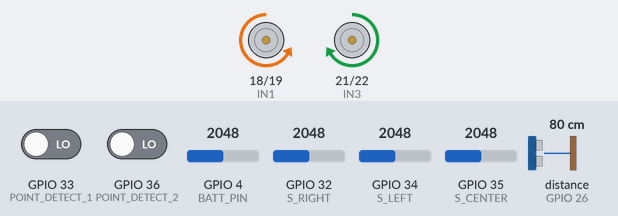
The sketch below on a simulated ESP32. Shown: motor-driver pin pairs drawn as motors (green arrow = first pin HIGH = forward, orange = second pin HIGH = backward, longer = more drive, scaled by the enable pin). Wiring (inferred from the names in the program): ultrasonic range finder: trigger GPIO 25; echo GPIO 26. The test bench sets the inputs (shaded band); at power-on: GPIO 32 (S_RIGHT) = 2048, distance to the obstacle (sensor on GPIO 26) 80 cm, GPIO 4 (BATT_PIN) = 2048, GPIO 33 (POINT_DETECT_1) LOW, GPIO 34 (S_LEFT) = 2048, GPIO 35 (S_CENTER) = 2048, GPIO 36 (POINT_DETECT_2) LOW. The echo pulse lasts 58.3 µs per cm; WiFi joins after 1.5 s; servers stay silent unless stated; what the sketch prints to the serial monitor is not drawn.

Above: at 3.8 s.
3.9 s: GPIO 32 (S_RIGHT) set to 1963
At 4.2 s:
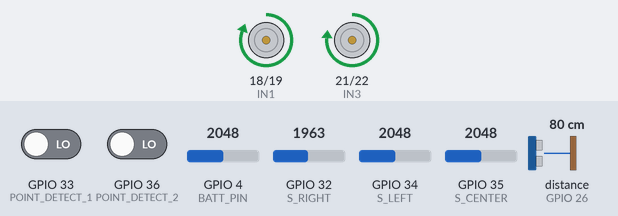
5.4 s: GPIO 32 (S_RIGHT) set to 2040
At 6.8 s:
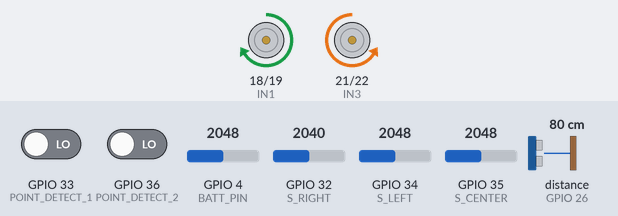
7.1 s: distance to the obstacle (sensor on GPIO 26) set to 23 cm
8.6 s: distance to the obstacle (sensor on GPIO 26) set to 18 cm
At 9.9 s:
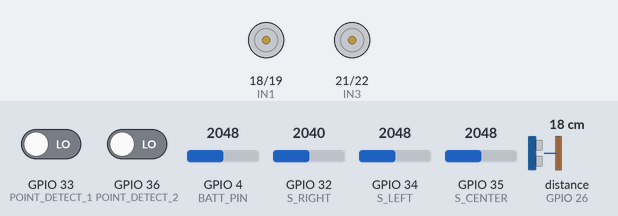
Timing chart, 0 to 11.6 s (numbered marks = the images above; inputs shaded):
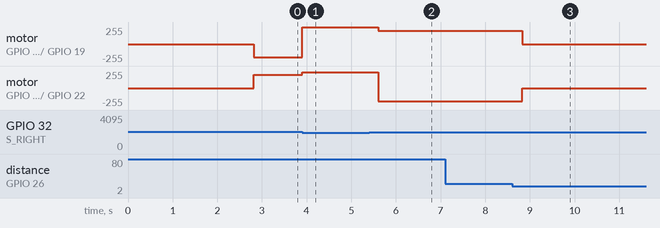

The sketch:

Motionbinfinal.ino
```cpp
// ===================================================================
// SMART MOTION BIN - ESP32 LINE FOLLOWER WITH FIREBASE INTEGRATION
// ===================================================================
// Integrates with:
// - Firebase Realtime Database (motion-bin)
// - Web Dashboard (Real-time sync)
// - PID Line Following
// - Point/Marker Detection
// - Obstacle Avoidance
// ===================================================================
#include <WiFi.h>
#include <HTTPClient.h>
#include <WiFiClientSecure.h>
#include <Firebase_ESP_Client.h>
#include <time.h>

// ===== Wi-Fi CREDENTIALS =====
const char* ssid = "Inuwa's A16";
const char* password = "rrrrrrrr";

// ===== FIREBASE CONFIGURATION =====
#define FIREBASE_HOST "https://motion-bin-default-rtdb.firebaseio.com"
#define API_KEY "AIzaSyD9z1HOU7BTJqXFiuDuo05T1ppxjOlH_Vk"

FirebaseData fbdo;
FirebaseConfig config;
FirebaseAuth auth;

// ===== SENSOR PINS (LINE FOLLOWING - 3 IR) =====
const int S_LEFT   = 34;
const int S_CENTER = 35;
const int S_RIGHT  = 32;

// ===== POINT DETECTION PINS (2 IR sensors for marker detection) =====
const int POINT_DETECT_1 = 33;  // Point detection sensor 1
const int POINT_DETECT_2 = 36;  // Point detection sensor 2

// ===== ULTRASONIC PINS (OBSTACLE) =====
const int TRIG_PIN = 25;
const int ECHO_PIN = 26;

// ===== BATTERY MONITORING =====
const int BATT_PIN = 4;  // ADC pin for battery voltage
const float BATT_MAX_V = 4.2;  // Max voltage (2S LiPo)
const float BATT_MIN_V = 3.0;  // Min voltage (2S LiPo)

// ===== MOTOR PINS =====
// Right Motor
const int IN1 = 18;
const int IN2 = 19;
const int ENA = 5;

// Left Motor
const int IN3 = 21;
const int IN4 = 22;
const int ENB = 23;

// ===== PWM SETTINGS =====
const int PWM_R = 0;
const int PWM_L = 1;
const int freq = 20000;
const int resolution = 8;

// ===== PID PARAMETERS =====
float Kp = 22;
float Ki = 0;
float Kd = 10;

float error = 0;
float previousError = 0;
float integral = 0;

// ===== SPEED PARAMETERS =====
int baseSpeed = 240;
int maxSpeed  = 255;
int minSpeed  = 240;
int threshold = 2000;
int pivotSpeed = 200;

// ===== OBSTACLE SETTINGS =====
int safeDistance = 20;  // cm

// ===== LOCATION SYSTEM =====
enum Location { START, POINT_1, POINT_2, POINT_3, MOVING, UNKNOWN };
Location currentLocation = START;
Location targetLocation = START;
Location lastLocation = START;

const char* locationNames[] = {"Start", "Point 1", "Point 2", "Point 3", "Moving", "Unknown"};

// ===== TIMING =====
unsigned long lastFirebaseUpdate = 0;
const unsigned long FIREBASE_UPDATE_INTERVAL = 1000;  // Update Firebase every 1 second
unsigned long lastDistanceCheck = 0;
const unsigned long DISTANCE_CHECK_INTERVAL = 200;  // Check distance every 200ms

// ===== OBSTACLE STATE =====
bool obstacleDetected = false;
bool lastObstacleState = false;

// ===== FUNCTION DECLARATIONS =====
void setupWiFi();
void setupFirebase();
void readSensors();
void updateFirebase();
void readFirebaseCommand();
void runPID();
void moveMotors(int rightSpeed, int leftSpeed);
void pivotLeft();
void pivotRight();
void stopMotors();
int getDistance();
int getBatteryPercent();
bool checkPointDetection();
void updateLocation();
void logToFirebase(const char* message);

// ===================================================================
// SETUP
// ===================================================================
void setup() {
  Serial.begin(115200);
  delay(1000);

  Serial.println("\n\n========================================");
  Serial.println("🚀 SMART MOTION BIN - STARTING");
  Serial.println("========================================");

  // Initialize pins
  pinMode(IN1, OUTPUT);
  pinMode(IN2, OUTPUT);
  pinMode(IN3, OUTPUT);
  pinMode(IN4, OUTPUT);
  pinMode(TRIG_PIN, OUTPUT);
  pinMode(ECHO_PIN, INPUT);
  pinMode(BATT_PIN, INPUT);

  // PWM setup
  ledcAttach(ENA, freq, resolution);
  ledcAttach(ENB, freq, resolution);

  // Initialize subsystems
  setupWiFi();
  setupFirebase();

  logToFirebase("System initialized. Dashboard connected.");
  Serial.println("✅ Setup complete!");
}

// ===================================================================
// MAIN LOOP
// ===================================================================
void loop() {
  // Keep Firebase connected
  if (!Firebase.ready()) {
    Serial.println("❌ Firebase disconnected!");
    setupFirebase();
    return;
  }

  // Read command from web dashboard
  readFirebaseCommand();

  // Read all sensors
  readSensors();

  // Check for obstacles
  if (millis() - lastDistanceCheck >= DISTANCE_CHECK_INTERVAL) {
    int distance = getDistance();
    obstacleDetected = (distance > 0 && distance < safeDistance);

    // Log obstacle state changes
    if (obstacleDetected != lastObstacleState) {
      lastObstacleState = obstacleDetected;
      if (obstacleDetected) {
        Serial.print("🚧 Obstacle detected: ");
        Serial.print(distance);
        Serial.println(" cm");
        logToFirebase("Obstacle detected. Stopped.");
      } else {
        Serial.println("✅ Obstacle cleared");
        logToFirebase("Obstacle cleared. Resuming.");
      }
    }
    lastDistanceCheck = millis();
  }

  // ===== OBSTACLE MODE =====
  if (obstacleDetected) {
    stopMotors();
    currentLocation = MOVING;
  }
  // ===== NORMAL LINE FOLLOWING =====
  else {
    runPID();
  }

  // Update Firebase (send sensor data to web dashboard)
  if (millis() - lastFirebaseUpdate >= FIREBASE_UPDATE_INTERVAL) {
    updateFirebase();
    lastFirebaseUpdate = millis();
  }

  delay(1);
}

// ===================================================================
// WiFi SETUP
// ===================================================================
void setupWiFi() {
  Serial.print("📡 Connecting to WiFi: ");
  Serial.println(ssid);

  WiFi.mode(WIFI_STA);
  WiFi.begin(ssid, password);

  int attempts = 0;
  while (WiFi.status() != WL_CONNECTED && attempts < 20) {
    delay(500);
    Serial.print(".");
    attempts++;
  }

  if (WiFi.status() == WL_CONNECTED) {
    Serial.println("\n✅ WiFi Connected!");
    Serial.print("IP: ");
    Serial.println(WiFi.localIP());
  } else {
    Serial.println("\n❌ WiFi Failed - Operating in offline mode");
  }
}

// ===================================================================
// FIREBASE SETUP
// ===================================================================
void setupFirebase() {
  Serial.println("🔥 Initializing Firebase...");

  config.database_url = FIREBASE_HOST;
  config.api_key = API_KEY;

  config.signer.test_mode = true;   // ✅ ADD THIS LINE

  Firebase.begin(&config, &auth);
  Firebase.reconnectNetwork(true);

  // Wait for Firebase to connect
  int attempts = 0;
  while (!Firebase.ready() && attempts < 20) {
    delay(500);
    Serial.print(".");
    attempts++;
  }

  if (Firebase.ready()) {
    Serial.println("\n✅ Firebase Connected!");
  } else {
    Serial.println("\n⚠ Firebase initialization incomplete (network may be slow)");
  }
}

// ===================================================================
// READ FIREBASE COMMAND (target location from web dashboard)
// ===================================================================
void readFirebaseCommand() {
  if (Firebase.RTDB.getJSON(&fbdo, "/bin_commands/target_location")) {
    String command = fbdo.stringData();

    // Parse command and set target location
    if (command == "Start") targetLocation = START;
    else if (command == "Point 1") targetLocation = POINT_1;
    else if (command == "Point 2") targetLocation = POINT_2;
    else if (command == "Point 3") targetLocation = POINT_3;

    if (targetLocation != lastLocation) {
      Serial.print("📍 New command received: Navigate to ");
      Serial.println(locationNames[targetLocation]);
      lastLocation = targetLocation;
    }
  }
}

// ===================================================================
// READ SENSORS (IR line-following, point detection)
// ===================================================================
void readSensors() {
  // Already handled in runPID()
}

// ===================================================================
// CHECK POINT DETECTION (2 IR sensors for marker arrival)
// ===================================================================
bool checkPointDetection() {
  int detect1 = digitalRead(POINT_DETECT_1);
  int detect2 = digitalRead(POINT_DETECT_2);

  // Both sensors detect marker = at checkpoint
  return (detect1 == HIGH && detect2 == HIGH);
}

// ===================================================================
// UPDATE LOCATION BASED ON POINT DETECTION
// ===================================================================
void updateLocation() {
  if (checkPointDetection()) {
    // Mark as arrived at target
    if (currentLocation != targetLocation) {
      currentLocation = targetLocation;
      Serial.print("✓ Successfully reached: ");
      Serial.println(locationNames[currentLocation]);
      logToFirebase("Successfully reached waypoint.");
    }
  } else if (currentLocation != MOVING && currentLocation != targetLocation) {
    // Moving towards target
    currentLocation = MOVING;
  }
}

// ===================================================================
// GET BATTERY PERCENT (0-100)
// ===================================================================
int getBatteryPercent() {
  // Read ADC value (0-4095 for 12-bit)
  int adcValue = analogRead(BATT_PIN);

  // Convert to voltage (assuming 3.3V reference and voltage divider)
  float voltage = (adcValue / 4095.0) * 3.3 * 2;  // *2 for voltage divider

  // Constrain and convert to percentage
  voltage = constrain(voltage, BATT_MIN_V, BATT_MAX_V);
  int percent = map(voltage * 100, BATT_MIN_V * 100, BATT_MAX_V * 100, 0, 100);

  return constrain(percent, 0, 100);
}

// ===================================================================
// GET DISTANCE (ULTRASONIC SENSOR)
// ===================================================================
int getDistance() {
  digitalWrite(TRIG_PIN, LOW);
  delayMicroseconds(2);

  digitalWrite(TRIG_PIN, HIGH);
  delayMicroseconds(10);
  digitalWrite(TRIG_PIN, LOW);

  long duration = pulseIn(ECHO_PIN, HIGH, 30000);

  if (duration == 0) return -1;

  int distance = duration * 0.034 / 2;
  return distance;
}

// ===================================================================
// UPDATE FIREBASE (Send sensor data to web dashboard)
// ===================================================================
void updateFirebase() {
  if (!Firebase.ready()) return;

  // Read sensors
  int L = analogRead(S_LEFT);
  int C = analogRead(S_CENTER);
  int R = analogRead(S_RIGHT);

  int distance = getDistance();
  int batteryPercent = getBatteryPercent();

  bool pointDetect1 = (digitalRead(POINT_DETECT_1) == HIGH);
  bool pointDetect2 = (digitalRead(POINT_DETECT_2) == HIGH);

  // Update location
  updateLocation();

  // Create JSON object with sensor data
  FirebaseJson json;
  json.set("current_location", locationNames[currentLocation]);
  json.set("destination", locationNames[targetLocation]);
  json.set("distance_cm", distance);
  json.set("ir_left", (L > threshold) ? 1 : 0);
  json.set("ir_center", (C > threshold) ? 1 : 0);
  json.set("ir_right", (R > threshold) ? 1 : 0);
  json.set("point_detection_1", pointDetect1);
  json.set("point_detection_2", pointDetect2);
  json.set("battery_percent", batteryPercent);
  json.set("timestamp", millis());

  // Send to Firebase
  if (Firebase.RTDB.setJSON(&fbdo, "/bin_status", &json)) {
    // Silently update (no spam in serial)
  } else {
    Serial.print("❌ Firebase update failed: ");
    Serial.println(fbdo.errorReason());
  }
}

// ===================================================================
// LOG MESSAGE TO FIREBASE
// ===================================================================
void logToFirebase(const char* message) {
  if (!Firebase.ready()) {
    Serial.println(message);
    return;
  }

  if (Firebase.RTDB.setString(&fbdo, "/bin_status/latest_log", message)) {
    Serial.print("[LOG] ");
    Serial.println(message);
  }
}

// ===================================================================
// PID LINE FOLLOWING LOGIC (Original code + point detection check)
// ===================================================================
void runPID() {

  int L = analogRead(S_LEFT);
  int C = analogRead(S_CENTER);
  int R = analogRead(S_RIGHT);

  bool left   = (L > threshold);
  bool center = (C > threshold);
  bool right  = (R > threshold);

  // ===== ERROR CALCULATION =====
  if (left && !center && !right)       error = -2;
  else if (left && center && !right)   error = -1;
  else if (!left && center && !right)  error = 0;
  else if (!left && center && right)   error = 1;
  else if (!left && !center && right)  error = 2;
  else {
    // Line lost - pivot
    if (previousError < 0) pivotLeft();
    else pivotRight();
    return;
  }

  // ===== BASE SPEED =====
  baseSpeed = 240;

  // ===== PID CALCULATION =====
  integral += error;
  float derivative = error - previousError;

  float correction = (Kp * error) + (Ki * integral) + (Kd * derivative);
  correction = constrain(correction, -180, 180);

  previousError = error;

  int rightSpeed = baseSpeed - correction;
  int leftSpeed  = baseSpeed + correction;

  rightSpeed = constrain(rightSpeed, minSpeed, maxSpeed);
  leftSpeed  = constrain(leftSpeed, minSpeed, maxSpeed);

  moveMotors(rightSpeed, leftSpeed);
}

// ===================================================================
// MOTOR CONTROL FUNCTIONS
// ===================================================================

void moveMotors(int rightSpeed, int leftSpeed) {
  // Right motor forward
  digitalWrite(IN1, HIGH);
  digitalWrite(IN2, LOW);
  ledcWrite(ENA, rightSpeed);

  // Left motor forward
  digitalWrite(IN3, HIGH);
  digitalWrite(IN4, LOW);
  ledcWrite(ENB, leftSpeed);
}

void pivotLeft() {
  digitalWrite(IN1, HIGH);
  digitalWrite(IN2, LOW);
  ledcWrite(ENA, pivotSpeed);

  digitalWrite(IN3, LOW);
  digitalWrite(IN4, HIGH);
  ledcWrite(ENB, pivotSpeed);
}

void pivotRight() {
  digitalWrite(IN1, LOW);
  digitalWrite(IN2, HIGH);
  ledcWrite(ENA, pivotSpeed);

  digitalWrite(IN3, HIGH);
  digitalWrite(IN4, LOW);
  ledcWrite(ENB, pivotSpeed);
}

void stopMotors() {
  digitalWrite(IN1, LOW);
  digitalWrite(IN2, LOW);
  digitalWrite(IN3, LOW);
  digitalWrite(IN4, LOW);

  ledcWrite(ENA, 0);
  ledcWrite(ENB, 0);
}
```

Measured:
- the behaviour switches between 2001 and 2000 on GPIO 32 (S_RIGHT) (found by bisection; images 0 and 1)
- the behaviour switches between 21 and 20 cm on distance to the obstacle (sensor on GPIO 26) (found by bisection; images 2 and 3)
- after the input at 3.9 s, motor on GPIO 18 (IN1) / GPIO 19 (IN2): backward 199/255 → forward 255/255 at once; motor on GPIO 21 (IN3) / GPIO 22 (IN4): forward 199/255 → forward 239/255 at once
- after the input at 5.4 s, motor on GPIO 18 (IN1) / GPIO 19 (IN2): forward 255/255 → forward 199/255 after 0.21 s; motor on GPIO 21 (IN3) / GPIO 22 (IN4): forward 239/255 → backward 199/255 after 0.21 s
- after the input at 7.1 s, every drawn part: stays the same
- after the input at 8.6 s, motor on GPIO 18 (IN1) / GPIO 19 (IN2): forward 199/255 → stopped after 0.22 s; motor on GPIO 21 (IN3) / GPIO 22 (IN4): backward 199/255 → stopped after 0.22 s
